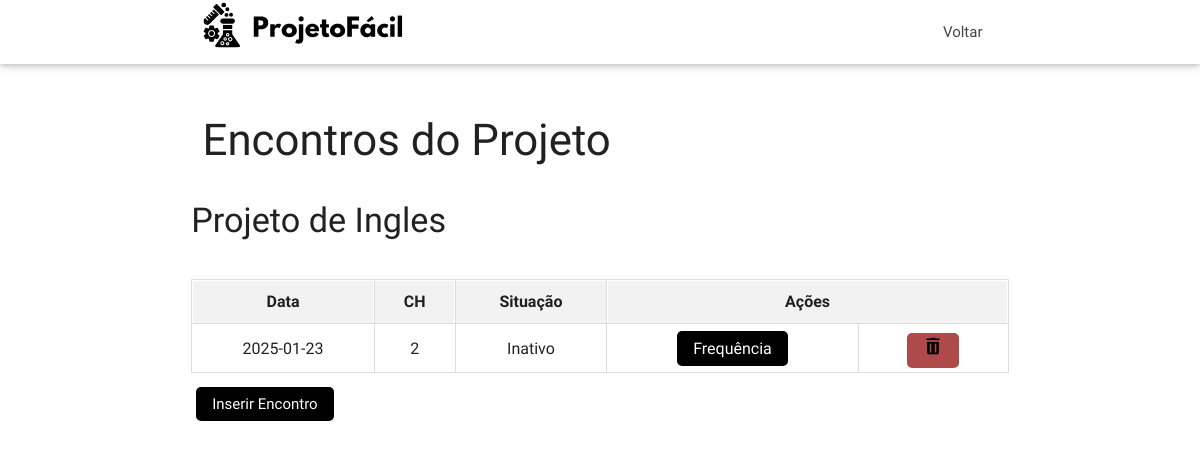
Page /Crud/crud_encontro/listar.php?id_projeto=22 on the committed database.
### tables this page shows
CREATE TABLE IF NOT EXISTS `encontro` (
  `id_encontro` int NOT NULL AUTO_INCREMENT,
  `CH` int DEFAULT NULL,
  `data` date DEFAULT NULL,
  `fk_id_projeto` int DEFAULT NULL,
  PRIMARY KEY (`id_encontro`),
  KEY `fk_encontro_projeto_id_projeto` (`fk_id_projeto`)
);

CREATE TABLE IF NOT EXISTS `projeto` (
  `id_projeto` int NOT NULL AUTO_INCREMENT,
  `nome_projeto` varchar(255) DEFAULT NULL,
  `situacao` varchar(255) DEFAULT NULL,
  `fk_projeto_id_professor` int DEFAULT NULL,
  `data_finalizacao` date NOT NULL,
  `id_monitor` int NOT NULL,
  PRIMARY KEY (`id_projeto`),
  KEY `fk_projeto_id_professor` (`fk_projeto_id_professor`)
);

### Crud/crud_encontro/listar.php (the view, shortened to what this page needs)
<?php
$conexao = conectar();
?>
<!DOCTYPE html>
<html lang="pt-br">
<head>
    <link href="../../Style/css/materialize.min.css" type="text/css" rel="stylesheet" media="screen,projection" />
    <link href="../../Style/css/style.css" type="text/css" rel="stylesheet" media="screen,projection" />
</head>
<body>
<div id="navbar" class="navbar-fixed scrollspy">
        <nav class="white">
        <div class="container">
                    <a class="brand-logo"><img src="../../Style/images/logo.svg" style="height: 50px;"></a>
                </div>
            <div class="nav-wrapper container">
                <ul class="right hide-on-med-and-down">
                    <li><a href="../../Login/professor/professor.php">Voltar</a></li>
                </ul>
            </div>
        </nav>
    </div>
    <div class="container section scrollspy">
        <div class="section">
            <div class="row">
                <div class="col s9">
                    <h3>Encontros do Projeto</h3>
                </div>
            </div>
            <div class="row">
                <?php
             $id_projeto = isset($_GET['id_projeto']) ? $_GET['id_projeto'] : null;
             $id_projeto = mysqli_real_escape_string($conexao, $id_projeto);
             $sql = "SELECT pro.nome_projeto, pro.situacao, en.CH, en.data, en.id_encontro
                     FROM projeto pro
                     INNER JOIN encontro en ON pro.id_projeto = en.fk_id_projeto
                     WHERE pro.id_projeto = '$id_projeto'";
             $resultado = mysqli_query($conexao, $sql);
             $lstDados = [];
             while ($dados = mysqli_fetch_assoc($resultado)) {
                 $lstDados[] = $dados;
             }
             if (count($lstDados) == 0) {
                 echo '<h5>Este projeto não possui encontros.</h5>';
             } else {
                 echo '<h4>' . $lstDados[0]['nome_projeto'] . '</h4>';
             }
             echo '<div class="table-container">';
             echo '<table>';
             echo '<tr><th>Data</th><th>CH</th><th>Situação</th><th colspan="2">Ações</th></tr>';
             foreach ($lstDados as $dados) {
                 echo '<tr>';
                 echo '<td>' . $dados['data'] . '</td>';
                 echo '<td>' . $dados['CH'] . '</td>';
                 echo '<td>' . $dados['situacao'] . '</td>';
                 echo '<td><a href="../crud_frequencia/chamada.php?id_encontro=' . $dados['id_encontro'] . '" class="actions-btn btn-frequency">Frequência</a></td>';
                 echo '<td><a href="excluir.php?id_encontro=' . $dados['id_encontro'] . '" class="actions-btn btn-delete"><img src="imagens/excluir.png" width="20" height="20" alt="Excluir"></a></td>';
                 echo '</tr>';
             }
             echo '</table>';
             echo '</div>';
             echo '<div style="margin-top: 20px;">
                 <a href="../../Crud/crud_encontro/formcad.php?id_projeto=' . $id_projeto . '" class="actions-btn">Inserir Encontro</a>
             </div>';
                ?>
            </div>
        </div>
    </div>
</body>
</html>

### Style/css/style.css (style rules this page uses)
nav ul a, nav .brand-logo { color: #444; }
nav { overflow: visible; }
nav li a { -webkit-transition: background .3s ease-in-out; -moz-transition: background .3s ease-in-out; transition: background .3s ease-in-out; }
h4, table { font-family: "Arimo", serif; font-optical-sizing: auto; font-style: normal; }

### Crud/crud_encontro/listar.php (style rules this page uses)
.table-container { overflow-x: auto; margin-top: 20px; }
table { width: 100%; border-collapse: collapse; margin-top: 20px; }
th, td { padding: 12px; text-align: center; border: 1px solid #ddd; }
th { background-color: #f2f2f2; }
.actions-btn { padding: 8px 16px; margin: 5px; color: white; background-color:rgb(0, 0, 0); border: none; border-radius: 5px; cursor: pointer; }
.btn-delete { background-color:rgb(175, 74, 74); color: white; }
.btn-frequency { background-color: #000000; color: white; }

### rows in the picture
encontro: fk_id_projeto.nome_projeto "Projeto de Ingles", data "2025-01-23", CH "2", fk_id_projeto.situacao "Inativo"
